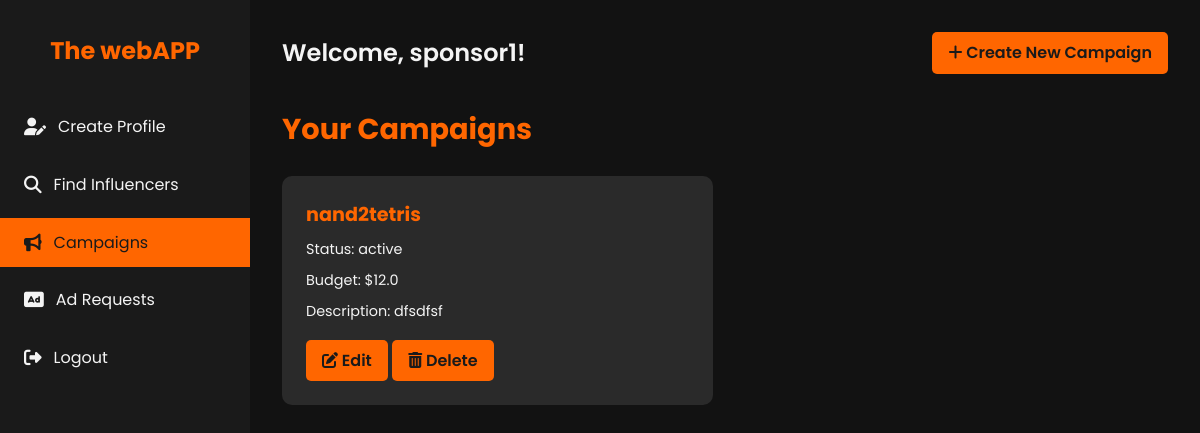
/sponsor (signed in), run on an earlier commit of the app's database.
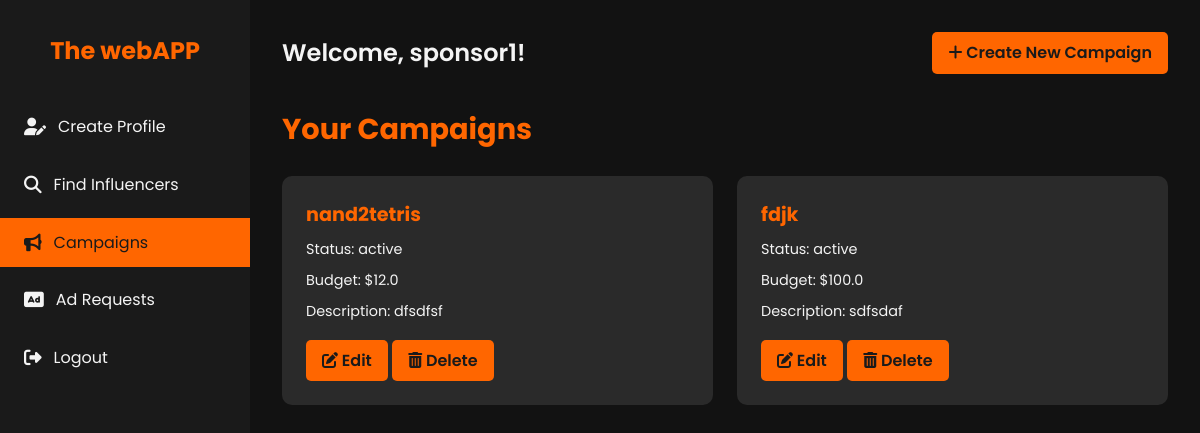
And on a later commit of the database.
### models.py (models this page shows, shortened)
class Campaign(db.Model):
    id = db.Column(db.Integer, primary_key=True)
    sponsor_id = db.Column(db.Integer, db.ForeignKey('sponsor.id', ondelete='SET NULL'), nullable=True)
    title = db.Column(db.String(120), nullable=False)
    company_name= db.Column(db.String(120), nullable=False)
    description = db.Column(db.Text)
    budget = db.Column(db.Float)
    category = db.Column(db.String(120))
    status = db.Column(db.String(50), nullable=False)  # active, completed, flagged
    start_date = db.Column(db.DateTime)
    end_date = db.Column(db.DateTime)
    is_public = db.Column(db.Boolean, default=True)
    sponsor = db.relationship('Sponsor', backref=db.backref('campaigns', lazy=True, cascade='all, delete-orphan'))

### app.py (the view)
    @app.route('/sponsor')
    @login_required
    @sponsor_required
    def sponsor():
        username = session.get('username', 'Guest')
        campaigns = Campaign.query.filter_by(sponsor_id=current_user.id).all()
        print("Username:", username)
        return render_template('sponsor.html', username=username, campaigns=campaigns)

### templates/sponsor.html (shortened to what this page needs)
<!DOCTYPE html>
<html lang="en">
<head>
    <link rel="stylesheet" href="https://cdnjs.cloudflare.com/ajax/libs/font-awesome/6.1.1/css/all.min.css">
</head>
<body>
    <div class="dashboard">
        <aside class="sidebar">
            <div class="logo">
                <h1>The webAPP</h1>
            </div>
            <nav>
                <ul class="nav-menu">
                    <li class="nav-item">
                        <a href="{{ url_for('sponsor_profile') }}" class="nav-link">
                            <i class="fas fa-user-edit"></i> Create Profile
                        </a>
                    </li>
                    <li class="nav-item">
                        <a href="{{ url_for('search_influencers') }}" class="nav-link">
                            <i class="fas fa-search"></i> Find Influencers
                        </a>
                    </li>
                    <li class="nav-item">
                        <a href="{{ url_for('campaigns_list') }}" class="nav-link active">
                            <i class="fas fa-bullhorn"></i> Campaigns
                        </a>
                    </li>
                    <li class="nav-item">
                        <a href="{{ url_for('create_ad_request') }}" class="nav-link">
                            <i class="fas fa-ad"></i> Ad Requests
                        </a>
                    </li>
                    <li class="nav-item">
                        <a href="{{ url_for('logout') }}" class="nav-link">
                            <i class="fas fa-sign-out-alt"></i> Logout
                        </a>
                    </li>
                </ul>
            </nav>
        </aside>
        <main class="main-content">
            <header class="header">
                <h1 class="welcome-text">Welcome, {{ current_user.username }}!</h1>
                <a href="{{ url_for('create_campaign') }}" class="btn">
                    <i class="fas fa-plus"></i> Create New Campaign
                </a>
            </header>
            <section>
                <h2 class="section-title">Your Campaigns</h2>
                {% if campaigns %}
                <div class="campaigns-grid">
                    {% for campaign in campaigns %}
                        <div class="campaign-card">
                            <h3 class="campaign-title">{{ campaign.title }}</h3>
                            <p class="campaign-info">Status: {{ campaign.status }}</p>
                            <p class="campaign-info">Budget: ${{ campaign.budget }}</p>
                            <p class="campaign-info">Description: {{ campaign.description|truncate(100) }}</p>
                            <div class="campaign-actions">
                                <a href="{{ url_for('update_campaign', campaign_id=campaign.id) }}" class="btn btn-edit">
                                    <i class="fas fa-edit"></i> Edit
                                </a>
                                <a href="{{ url_for('delete_campaign', campaign_id=campaign.id) }}" class="btn btn-delete" onclick="return confirm('Are you sure you want to delete this campaign?');">
                                    <i class="fas fa-trash-alt"></i> Delete
                                </a>
                            </div>
                        </div>
                    {% endfor %}
                    </div>
                {% endif %}
            </section>
        </main>
    </div>
</body>
</html>

What changed in the data, as far as the page shows it:
added Campaign: title "fdjk", status "active", budget "100.0", description "sdfsdaf"
